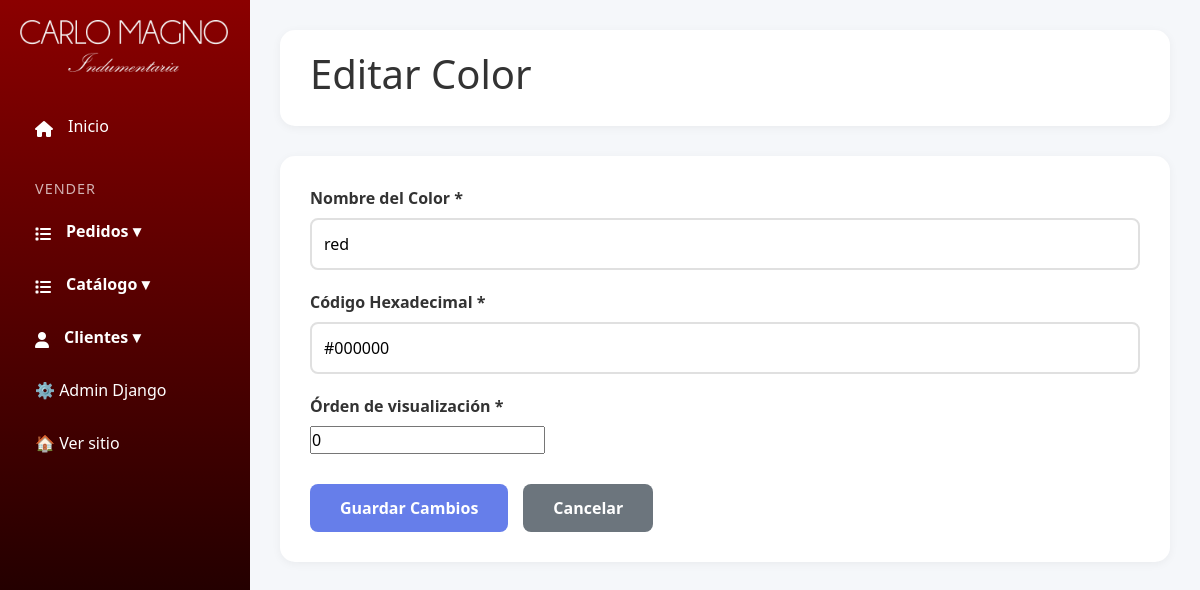
Screenshot of /panel/colores/1/editar/ (signed in) with the database file from the repository.
### productos/models.py (models this page shows, shortened)
class Color(models.Model):
    nombre = models.CharField(max_length=50, unique=True, verbose_name='Nombre')
    hex_code = models.CharField(
        max_length=7,
        verbose_name='Código Hexadecimal',
        help_text='Formato: #RRGGBB (ejemplo: #FF0000 para rojo)',
        default='#000000'
    )
    order = models.PositiveIntegerField(default=0, verbose_name='Orden de visualización')
    esta_activo = models.BooleanField(default=True, verbose_name='Está activo')
    class Meta:
        verbose_name = 'Color'
        verbose_name_plural = 'Colores'
        ordering = ['order', 'nombre']

### custom_admin/views.py (the view)
# urls.py: path('panel/colores/<int:pk>/editar/', admin_views.editar_color, name='editar_color'),
@login_required(login_url='login')
def editar_color(request, pk):
    if not request.user.is_staff:
        return redirect('home')
    color = get_object_or_404(Color, pk=pk)
    if request.method == 'POST':
        form = ColorForm(request.POST, request.FILES, instance=color)
        if form.is_valid():
            form.save()
            messages.success(request, '✅ Color actualizado exitosamente')
            return redirect('colores')
    else:
        form = ColorForm(instance=color)
    return render(request, 'custom_admin/color_form.html', {
        'form': form,
        'title': 'Editar Color',
        'button_text': 'Guardar Cambios'
    })

### custom_admin/views.py
class ColorForm(ModelForm):
    class Meta:
        model = Color
        fields = ['nombre', 'hex_code', 'order']

### productos/context_processors.py (called while the page is built, shortened)
def cart_processor(request):
    carrito = None
    cantidad_total = 0
    if request.user.is_authenticated:
        try:
            carrito = Carrito.objects.get(usuario=request.user)
            cantidad_total = carrito.get_cantidad_total()
        except Carrito.DoesNotExist:
            pass
    return {
        'carrito': carrito,
        'carrito_cantidad': cantidad_total
    }

### productos/models.py (called while the page is built)
    def get_cantidad_total(self):
        return sum(item.cantidad for item in self.items.all())

### templates/custom_admin/color_form.html (shortened to what this page needs)
{% extends 'custom_admin/base.html' %}
{% load static %}
{%block extra_css %}
<link rel="stylesheet" href="{% static 'css/productos_admin.css' %}" />
{% endblock %}
{% block content %}
<div class="main-content">
	<div class="header">
		<h1>{{ title }}</h1>
	</div>
	<div class="form-container">
		<form method="POST" enctype="multipart/form-data">
			<div class="form-group">
				<label for="{{ form.nombre.id_for_label }}">Nombre del Color *</label>
				{{ form.nombre }} {{ form.nombre.errors }}
			</div>
			<div class="form-group">
				<label for="{{ form.description.id_for_label }}">Código Hexadecimal *</label>
				{{ form.hex_code }} {{ form.hex_code.errors }}
			</div>
			<div class="form-group">
				<label for="{{ form.order.id_for_label }}">Órden de visualización *</label>
				{{ form.order }} {{ form.order.errors }}
			</div>
			<div class="form-actions">
				<button type="submit" class="btn btn-primary">{{ button_text }}</button>
				<a href="{% url 'colores' %}" class="btn btn-secondary">Cancelar</a>
			</div>
		</form>
	</div>
</div>
{% load static %}
{% endblock %}

### static/css/style_admin.css (style rules this page uses)
* { margin: 0; padding: 0; box-sizing: border-box; }
body { font-family: "Segoe UI", Tahoma, Geneva, Verdana, sans-serif; background: #f5f7fa; }
.main-content { margin-left: 250px; padding: 30px; }
.header { background: white; padding: 20px 30px; border-radius: 15px; box-shadow: 0 2px 10px rgba(0, 0, 0, 0.05); margin-bottom: 30px; display: flex; justify-content: space-between; align-items: center; }
.header h1 { color: #333; }
.btn { padding: 10px 20px; border: none; border-radius: 8px; cursor: pointer; font-weight: 600; text-decoration: none; display: inline-block; transition: all 0.3s ease; }
.btn-primary { background: #667eea; color: white; }

### static/css/productos_admin.css (style rules this page uses)
.form-container { background: white; border-radius: 15px; padding: 30px; box-shadow: 0 2px 10px rgba(0, 0, 0, 0.05); }
.form-group { margin-bottom: 20px; }
.form-group label { display: block; color: #333; font-weight: 600; margin-bottom: 8px; }
.form-group input[type="text"], .form-group input[type="url"], .form-group input[type="file"], .form-group textarea { width: 100%; padding: 12px; border: 2px solid #e0e0e0; border-radius: 8px; font-size: 1em; font-family: inherit; }
.form-actions { display: flex; gap: 15px; margin-top: 30px; }
.btn { padding: 12px 30px; border: none; border-radius: 8px; font-size: 1em; font-weight: 600; cursor: pointer; transition: all 0.3s ease; text-decoration: none; display: inline-block; }
.btn-primary { background: #667eea; color: white; }
.btn-secondary { background: #6c757d; color: white; }

### rows the page displays
Color: nombre "red", hex_code "#000000", order "0"

### other values shown
{{ title }} "Editar Color"
{{ button_text }} "Guardar Cambios"
